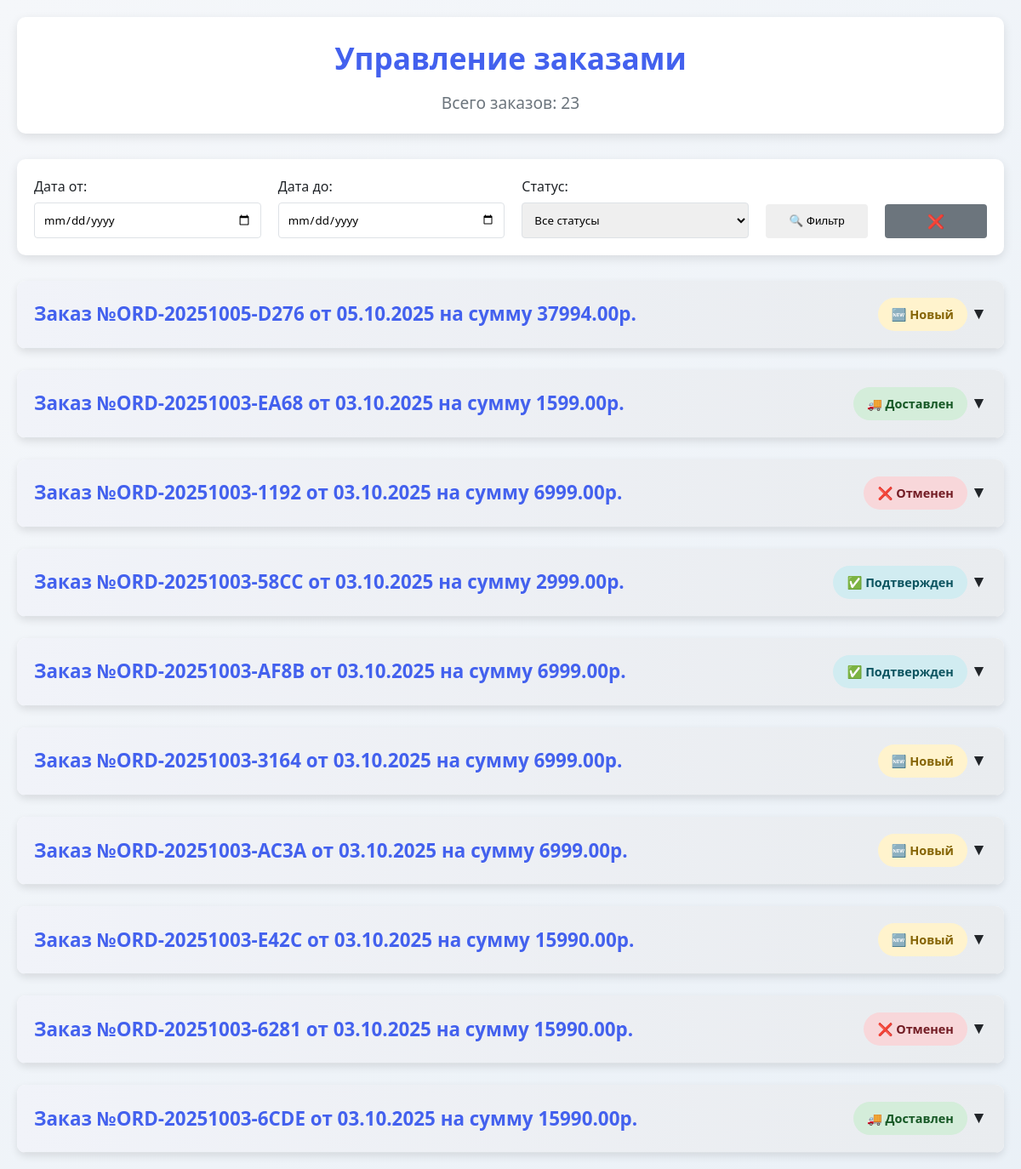
Before: /orders/orders-page/ (upper part) with the older database file.
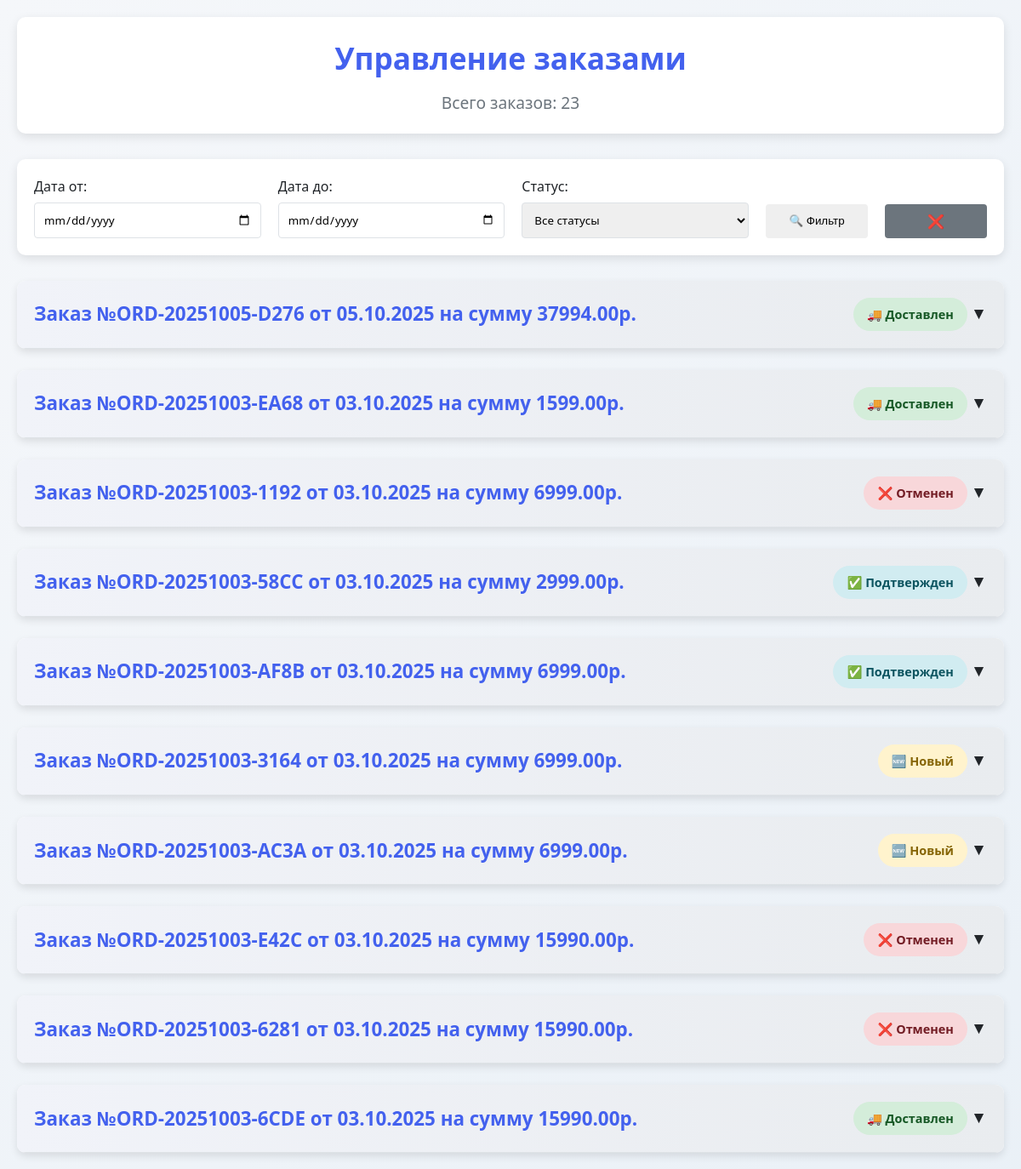
After: the same page with the newer database file.
### database/models.py (models this page shows)
class Order(Base):
    __tablename__ = 'orders'
    id = Column(Integer, primary_key=True, index=True)
    user_id = Column(Integer, nullable=False)
    created_at = Column(DateTime, default=lambda: datetime.now(timezone(timedelta(hours=3))))
    status = Column(String(50), default="new")  # new / confirmed / delivered / cancelled
    total_amount = Column(Float, nullable=False)
    customer_name = Column(String(100))
    customer_phone = Column(String(20))
    customer_address = Column(String(300))
    delivery_method = Column(String(50))
    order_number = Column(String(20), unique=True, nullable=False)
    items = relationship("OrderItem", back_populates="order")

### api/routes/orders.py (the view)
@router.get("/orders-page/", response_class=HTMLResponse, name="orders_page")
async def get_orders_page(
    request: Request,
    date_from: str = Query(None),
    date_to: str = Query(None),
    status: str = Query(None)
):
    db_gen = get_db()
    db: Session = next(db_gen)
    query = db.query(Order).options(
        joinedload(Order.items).joinedload(OrderItem.product)  # ← загружаем товары
    )
    if date_from:
        try:
            date_from_obj = datetime.strptime(date_from, "%Y-%m-%d")
            query = query.filter(Order.created_at >= date_from_obj)
        except ValueError:
            pass
    if date_to:
        try:
            date_to_obj = datetime.strptime(date_to, "%Y-%m-%d")
            date_to_obj = date_to_obj.replace(hour=23, minute=59, second=59)
            query = query.filter(Order.created_at <= date_to_obj)
        except ValueError:
            pass
    if status:
        query = query.filter(Order.status == status)
    query = query.order_by(Order.created_at.desc())
    orders = query.all()
    for order in orders:
        for item in order.items:
            if hasattr(item, 'product') and item.product:
                item.product_name = item.product.name
            else:
                item.product_name = "Товар не найден"
    context = {
        "request": request,
        "orders": orders,
        "date_from": date_from,
        "date_to": date_to,
        "status": status
    }
    return templates.TemplateResponse("orders.html", context)

### templates/orders.html (shortened to what this page needs)
<!DOCTYPE html>
<html lang="ru">
<head>
</head>
<body>
<div class="container">
    <header>
        <h1>
            <a href="/orders/orders-page/" style="text-decoration: none; color: inherit;">
                {% if request.query_params.get('user_id') %}
                Заказы пользователя №{{ request.query_params.get('user_id') }}<br>
                ↩️ назад
                {% else %}
                Управление заказами
                {% endif %}
            </a>
        </h1>
        <p class="summary">Всего заказов: {{ orders|length }}</p>
    </header>
    <div class="filters">
        <form id="filter-form" method="GET">
            <div class="filter-row">
                <div class="filter-group">
                    <label for="date_from">Дата от:</label>
                    <input type="date" id="date_from" name="date_from"
                           value="{{ request.query_params.get('date_from', '') }}">
                </div>
                <div class="filter-group">
                    <label for="date_to">Дата до:</label>
                    <input type="date" id="date_to" name="date_to"
                           value="{{ request.query_params.get('date_to', '') }}">
                </div>
                <div class="filter-group">
                    <label for="status">Статус:</label>
                    <select id="status" name="status">
                        <option value="">Все статусы</option>
                    </select>
                </div>
                <button type="submit" class="filter-button">🔍 Фильтр</button>
                <a href="/orders/orders-page/user-orders/{% if request.query_params.get('user_id') %}?user_id={{ request.query_params.get('user_id') }}{% endif %}"
                   class="filter-button" style="text-decoration:none; background-color: var(--gray);">❌</a>
            </div>
        </form>
    </div>
    {% for order in orders %}
    <div class="order" data-order-id="{{ order.id }}" onclick="toggleOrderDetails(this)">
        <div class="order-header">
            <div class="order-number">Заказ №{{ order.order_number }} от {{ order.created_at.strftime('%d.%m.%Y') }} на
                сумму {{ "%.2f"|format(order.total_amount) }}р.
            </div>
            <div>
                <div class="order-status status-{{ order.status }}">
                    {% if order.status == 'new' %}🆕 Новый
                    {% elif order.status == 'confirmed' %}✅ Подтвержден
                    {% elif order.status == 'cancelled' %}❌ Отменен
                    {% elif order.status == 'delivered' %}🚚 Доставлен
                    {% else %}{{ order.status }}{% endif %}
                </div>
                <span class="toggle-icon">▼</span>
            </div>
        </div>
    </div>
    {% else %}
    <div style="text-align: center; padding: 40px; background: white; border-radius: var(--radius); box-shadow: 0 4px 12px var(--shadow);">
        <h3>📭 Нет заказов</h3>
        <p>Заказов пока не поступало.</p>
    </div>
    {% endfor %}
</div>
</body>
</html>

Changed rows visible on the page:
changed Order "ORD-20251005-D276": status "🆕 Новый" → "🚚 Доставлен"
changed Order "ORD-20251003-E42C": status "🆕 Новый" → "❌ Отменен"
